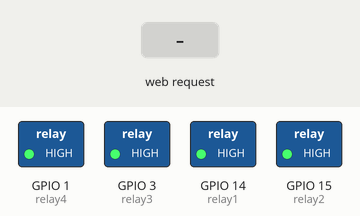
Simulated run of this sketch. Board: ESP8266 (NodeMCU). Parts: switched loads named in the sketch (green lamp = pin HIGH). The test bench sets the inputs (shaded band). WiFi joins after 1.5 s; servers stay silent unless stated; what the sketch prints to the serial monitor is not drawn.

Above: at 2.7 s.
2.8 s: HTTP request GET /r1on received
At 3.5 s:
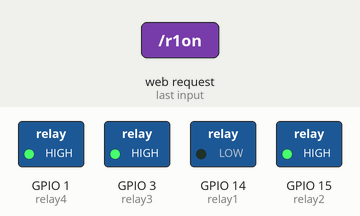
4.3 s: HTTP request GET /r2on received
At 4.7 s:
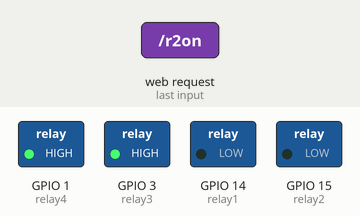
5.8 s: HTTP request GET /r1off received
At 7.0 s:
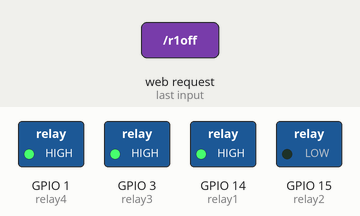
7.3 s: HTTP request GET /r3on received
At 8.2 s:
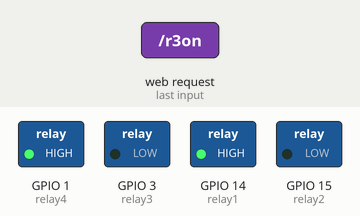
8.8 s: HTTP request GET /r2off received
At 9.3 s:
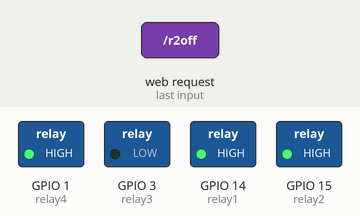
10.3 s: HTTP request GET /r4on received
At 11.6 s:
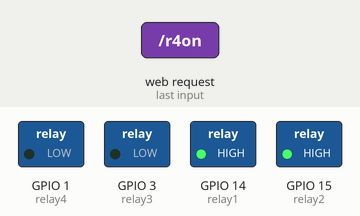
Timing chart, 0 to 12.8 s (numbered marks = the images above; inputs shaded):
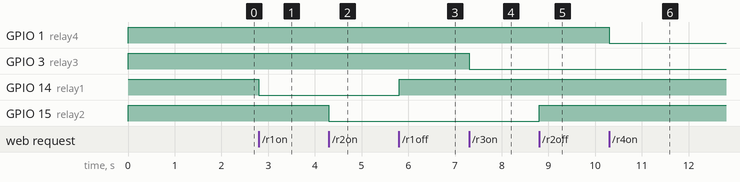

Measured:
- after the input at 2.8 s, GPIO 14 (relay1): HIGH → LOW at once
- after the input at 4.3 s, GPIO 15 (relay2): HIGH → LOW at once
- after the input at 5.8 s, GPIO 14 (relay1): LOW → HIGH at once
- after the input at 7.3 s, GPIO 3 (relay3): HIGH → LOW at once
- after the input at 8.8 s, GPIO 15 (relay2): LOW → HIGH at once
- after the input at 10.3 s, GPIO 1 (relay4): HIGH → LOW at once

The sketch:

Home_Automation_NodeMCU_Android_Voice_V2_EXT.ino
```cpp
/*************************************************************************************
*   Home Automation with Android App and NodeMCU
*
*  Smart Devices
*   ==> Relay1
*   ==> Relay2
*   ==> Relay3
*   ==> Relay4
*
*  Groups of devices
*   ==> All Devices ON/OFF
*
*  Voice activation and response
*
*   Developed by Marcelo Rovai on 27March17
*   Visit my blog: https://MJRoBot.org
*
*   WARNING: When uploading a code ==> Power-off Relays
************************************************************************************/
#include <ESP8266WiFi.h>
WiFiClient client;
WiFiServer server(80);
const char* ssid = "YOUR SSID";
const char* password = "YOUR PASSWORD";
String  command =""; // Command received from Android device

// Set Relay Pins
int relay1 = 14;
int relay2 = 15;
int relay3 = 3;
int relay4 = 1;

void setup()
{
  Serial.begin(115200);

  pinMode(relay1, OUTPUT);
  pinMode(relay2, OUTPUT);
  pinMode(relay3, OUTPUT);
  pinMode(relay4, OUTPUT);

  digitalWrite(relay1,HIGH);
  digitalWrite(relay2,HIGH);
  digitalWrite(relay3,HIGH);
  digitalWrite(relay4,HIGH);

  connectWiFi();
  server.begin();
}

void loop()
{
    client = server.available();
    if (!client) return;
    command = checkClient ();

         if (command == "r1on"  || command == "ligar 1"    || command == "ligar um")        digitalWrite(relay1,LOW);
    else if (command == "r1off" || command == "desligar 1" || command == "desligar um")     digitalWrite(relay1,HIGH);
    else if (command == "r2on"  || command == "ligar 2"    || command == "ligar dois")      digitalWrite(relay2,LOW);
    else if (command == "r2off" || command == "desligar 2" || command == "desligar dois")   digitalWrite(relay2,HIGH);
    else if (command == "r3on"  || command == "ligar 3"    || command == "ligar tres")      digitalWrite(relay3,LOW);
    else if (command == "r3off" || command == "desligar 3" || command == "desligar tres")   digitalWrite(relay3,HIGH);
    else if (command == "r4on"  || command == "ligar 4"    || command == "ligar quatro")    digitalWrite(relay4,LOW);
    else if (command == "r4off" || command == "desligar 4" || command == "desligar quatro") digitalWrite(relay4,HIGH);
    else if (command == "allon" || command == "ligar tudo" || command == "ligar todos")
    {
      digitalWrite(relay1,LOW);
      digitalWrite(relay2,LOW);
      digitalWrite(relay3,LOW);
      digitalWrite(relay4,LOW);
    }
    else if (command == "alloff" || command == "desligar tudo" || command == "desligar todos")
    {
      digitalWrite(relay1,HIGH);
      digitalWrite(relay2,HIGH);
      digitalWrite(relay3,HIGH);
      digitalWrite(relay4,HIGH);
    }
    sendBackEcho(command); // send command echo back to android device
    command = "";
}

/* connecting WiFi */
void connectWiFi()
{
  Serial.println("Connecting to WIFI");
  WiFi.begin(ssid, password);
  while ((!(WiFi.status() == WL_CONNECTED)))
  {
    delay(300);
    Serial.print("..");
  }
  Serial.println("");
  Serial.println("WiFi connected");
  Serial.println("NodeMCU Local IP is : ");
  Serial.print((WiFi.localIP()));
}

/* check command received from Android Device */
String checkClient (void)
{
  while(!client.available()) delay(1);
  String request = client.readStringUntil('\r');
  request.remove(0, 5);
  request.remove(request.length()-9,9);
  return request;
}

/* send command echo back to android device */
void sendBackEcho(String echo)
{
  client.println("HTTP/1.1 200 OK");
  client.println("Content-Type: text/html");
  client.println("");
  client.println("<!DOCTYPE HTML>");
  client.println("<html>");
  client.println(echo);
  client.println("</html>");
  client.stop();
  delay(1);
}
```
